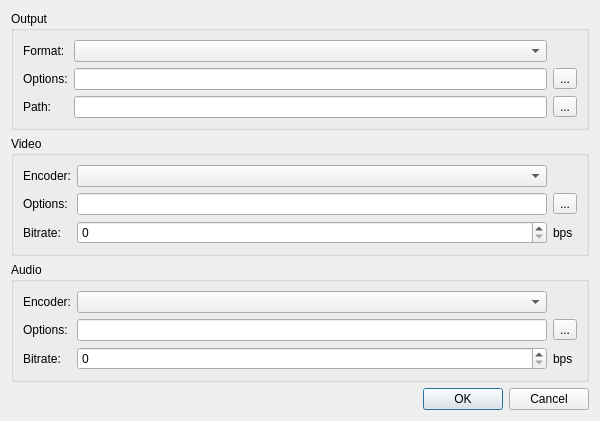
<?xml version="1.0" encoding="UTF-8"?>
<ui version="4.0">
 <class>DumpingDialog</class>
 <widget class="QDialog" name="DumpingDialog">
  <property name="geometry">
   <rect>
    <x>0</x>
    <y>0</y>
    <width>600</width>
    <height>420</height>
   </rect>
  </property>
  <property name="windowTitle">
   <string>Dump Video</string>
  </property>
  <layout class="QVBoxLayout">
   <item>
    <widget class="QGroupBox">
     <property name="title">
      <string>Output</string>
     </property>
     <layout class="QGridLayout">
      <item row="0" column="0">
       <widget class="QLabel">
        <property name="text">
         <string>Format:</string>
        </property>
       </widget>
      </item>
      <item row="0" column="1">
       <widget class="QComboBox" name="formatComboBox"/>
      </item>
      <item row="1" column="0">
       <widget class="QLabel">
        <property name="text">
         <string>Options:</string>
        </property>
       </widget>
      </item>
      <item row="1" column="1">
       <widget class="QLineEdit" name="formatOptionsLineEdit"/>
      </item>
      <item row="1" column="2">
       <widget class="QToolButton" name="formatOptionsButton">
        <property name="text">
         <string>...</string>
        </property>
       </widget>
      </item>
      <item row="2" column="0">
       <widget class="QLabel">
        <property name="text">
         <string>Path:</string>
        </property>
       </widget>
      </item>
      <item row="2" column="1">
       <widget class="QLineEdit" name="pathLineEdit"/>
      </item>
      <item row="2" column="2">
       <widget class="QToolButton" name="pathExplore">
        <property name="text">
         <string>...</string>
        </property>
       </widget>
      </item>
     </layout>
    </widget>
   </item>
   <item>
    <widget class="QGroupBox">
     <property name="title">
      <string>Video</string>
     </property>
     <layout class="QGridLayout">
      <item row="0" column="0">
       <widget class="QLabel">
        <property name="text">
         <string>Encoder:</string>
        </property>
       </widget>
      </item>
      <item row="0" column="1">
       <widget class="QComboBox" name="videoEncoderComboBox">
        <property name="sizePolicy">
         <sizepolicy hsizetype="MinimumExpanding" vsizetype="Fixed">
          <horstretch>0</horstretch>
          <verstretch>0</verstretch>
         </sizepolicy>
        </property>
       </widget>
      </item>
      <item row="1" column="0">
       <widget class="QLabel">
        <property name="text">
         <string>Options:</string>
        </property>
       </widget>
      </item>
      <item row="1" column="1">
       <widget class="QLineEdit" name="videoEncoderOptionsLineEdit"/>
      </item>
      <item row="1" column="2">
       <widget class="QToolButton" name="videoEncoderOptionsButton">
        <property name="text">
         <string>...</string>
        </property>
       </widget>
      </item>
      <item row="2" column="0">
       <widget class="QLabel">
        <property name="text">
         <string>Bitrate:</string>
        </property>
       </widget>
      </item>
      <item row="2" column="1">
       <widget class="QSpinBox" name="videoBitrateSpinBox">
        <property name="maximum">
         <number>10000000</number>
        </property>
        <property name="singleStep">
         <number>1000</number>
        </property>
       </widget>
      </item>
      <item row="2" column="2">
       <widget class="QLabel">
        <property name="text">
         <string>bps</string>
        </property>
       </widget>
      </item>
     </layout>
    </widget>
   </item>
   <item>
    <widget class="QGroupBox">
     <property name="title">
      <string>Audio</string>
     </property>
     <layout class="QGridLayout">
      <item row="0" column="0">
       <widget class="QLabel">
        <property name="text">
         <string>Encoder:</string>
        </property>
       </widget>
      </item>
      <item row="0" column="1">
       <widget class="QComboBox" name="audioEncoderComboBox">
        <property name="sizePolicy">
         <sizepolicy hsizetype="MinimumExpanding" vsizetype="Fixed">
          <horstretch>0</horstretch>
          <verstretch>0</verstretch>
         </sizepolicy>
        </property>
       </widget>
      </item>
      <item row="1" column="0">
       <widget class="QLabel">
        <property name="text">
         <string>Options:</string>
        </property>
       </widget>
      </item>
      <item row="1" column="1">
       <widget class="QLineEdit" name="audioEncoderOptionsLineEdit"/>
      </item>
      <item row="1" column="2">
       <widget class="QToolButton" name="audioEncoderOptionsButton">
        <property name="text">
         <string>...</string>
        </property>
       </widget>
      </item>
      <item row="2" column="0">
       <widget class="QLabel">
        <property name="text">
         <string>Bitrate:</string>
        </property>
       </widget>
      </item>
      <item row="2" column="1">
       <widget class="QSpinBox" name="audioBitrateSpinBox">
        <property name="maximum">
         <number>1000000</number>
        </property>
        <property name="singleStep">
         <number>100</number>
        </property>
       </widget>
      </item>
      <item row="2" column="2">
       <widget class="QLabel">
        <property name="text">
         <string>bps</string>
        </property>
       </widget>
      </item>
     </layout>
    </widget>
   </item>
   <item>
    <widget class="QDialogButtonBox" name="buttonBox">
     <property name="standardButtons">
      <set>QDialogButtonBox::Cancel|QDialogButtonBox::Ok</set>
     </property>
    </widget>
   </item>
  </layout>
 </widget>
</ui>
